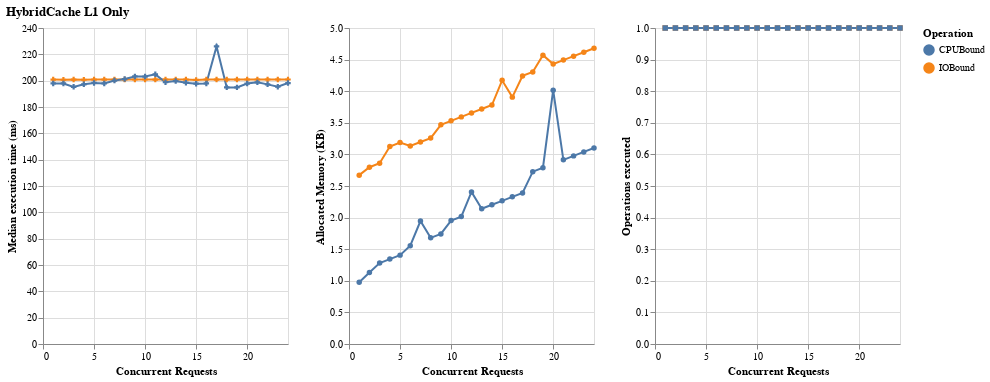

Notebook code cell kept with this figure:
### Code cell
# Filter for L1Only mode
df_hc_l1_r1 = df_hc_clean[
    (df_hc_clean["Mode"] == "L1Only") & (df_hc_clean["ReplicasCount"] == 1)
    # & (df_hc_clean["Operation"] == "CPUBound")
].copy()

# Create charts for L1Only CPU-bound and IO-bound
chart_hc_l1_cpu = create_single_replica_chart(
    df_hc_l1_r1,
    "HybridCache L1 Only",
    # "ReplicasCount", "Replicas Count"
)

chart_hc_l1_cpu.save("results_hc_l1.png", scale_factor=1)

chart_hc_l1_cpu
